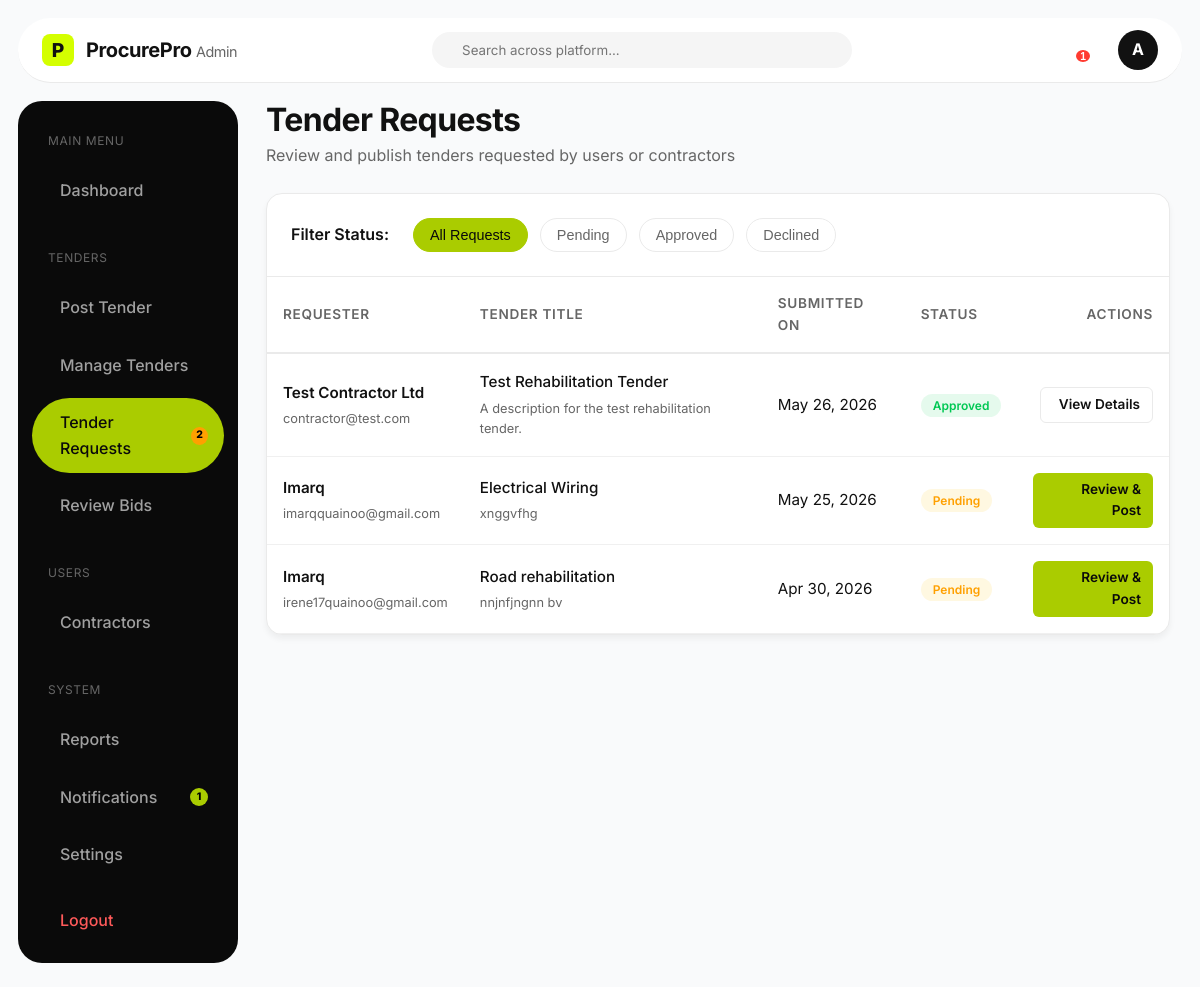
The page /admin-tender-requests/ (signed in) on the database its author committed.
### procurement/models.py (models this page shows, shortened)
class TenderRequest(models.Model):
    class Status(models.TextChoices):
        PENDING = 'PENDING', _('Pending')
        APPROVED = 'APPROVED', _('Approved')
        DECLINED = 'DECLINED', _('Declined')
    name = models.CharField(max_length=255)
    email = models.EmailField()
    tender_title = models.CharField(max_length=255)
    description = models.TextField()
    document = models.FileField(upload_to='tender_requests/', null=True, blank=True)
    created_at = models.DateTimeField(auto_now_add=True)
    is_processed = models.BooleanField(default=False)
    status = models.CharField(max_length=20, choices=Status.choices, default=Status.PENDING)

### procurement/views.py (the view)
# urls.py: path('admin-tender-requests/', views.admin_tender_requests_view, name='admin_tender_requests'),
@login_required
def admin_tender_requests_view(request):
    if not request.user.is_admin():
        return redirect('dashboard')
    requests_list = TenderRequest.objects.all().order_by('-created_at')
    context = {
        'requests': requests_list,
        'active_tab': 'tender_requests'
    }
    return render(request, 'procurement/admin_tender_requests.html', context)

### procurement/models.py (called while the page is built)
    def is_admin(self):
        return self.role == self.Role.ADMIN and (self.is_staff or self.is_superuser)

### templates/procurement/admin_tender_requests.html (shortened to what this page needs)
{% load static %}
<!DOCTYPE html>
<html lang="en">
<head>
    <link rel="stylesheet" href="{% static 'css/styles.css' %}">
</head>
<body class="dashboard-body admin-mode">
    <nav class="dash-top-nav admin-top-nav">
        <a href="{% url "home" %}" class="logo dash-logo">
            <div class="logo-icon">P</div>
            <span class="logo-text admin-logo-text">ProcurePro <span style="font-weight: 400; color: var(--text-muted); font-size: 0.9rem;">Admin</span></span>
        </a>
        <div class="dash-search admin-search">
            <input type="text" placeholder="Search across platform...">
        </div>
        <div class="dash-user-actions">
            {% include 'notif_fragment.html' %}
            <a href="{% url 'settings' %}" class="user-avatar" style="text-decoration: none; display: flex; align-items: center; justify-content: center; background-color: var(--dark-bg); color: white;">A</a>
        </div>
    </nav>
    <div class="dash-layout">
        <aside class="dash-sidebar admin-sidebar">
            <div class="dash-nav">
                <p style="color: var(--text-muted); font-size: 0.75rem; text-transform: uppercase; letter-spacing: 0.05em; margin: 12px 16px 8px;">Main Menu</p>
                <a href="{% url 'admin_dashboard' %}" class="dash-nav-item admin-nav-item">
                    <span>Dashboard</span>
                </a>
                <p style="color: var(--text-muted); font-size: 0.75rem; text-transform: uppercase; letter-spacing: 0.05em; margin: 24px 16px 8px;">Tenders</p>
                <a href="{% url 'admin_post_tender' %}" class="dash-nav-item admin-nav-item">
                    <span>Post Tender</span>
                </a>
                <a href="{% url 'admin_manage_tenders' %}" class="dash-nav-item admin-nav-item">
                    <span>Manage Tenders</span>
                </a>
                <a href="{% url 'admin_tender_requests' %}" class="dash-nav-item admin-nav-item active">
                    <span>Tender Requests</span>
                    {% if pending_requests_count > 0 %}
                    <span style="background: #FFA000; color: #000; border-radius: 50%; width: 18px; height: 18px; font-size: 0.65rem; display: flex; align-items: center; justify-content: center; margin-left: auto; font-weight: 800;">{{ pending_requests_count }}</span>
                    {% endif %}
                </a>
                <a href="{% url 'admin_review_bids' %}" class="dash-nav-item admin-nav-item">
                    <span>Review Bids</span>
                </a>
                <p style="color: var(--text-muted); font-size: 0.75rem; text-transform: uppercase; letter-spacing: 0.05em; margin: 24px 16px 8px;">Users</p>
                <a href="{% url 'admin_contractors' %}" class="dash-nav-item admin-nav-item">
                    <span>Contractors</span>
                </a>
                <p style="color: var(--text-muted); font-size: 0.75rem; text-transform: uppercase; letter-spacing: 0.05em; margin: 24px 16px 8px;">System</p>
                <a href="{% url 'admin_reports' %}" class="dash-nav-item admin-nav-item">
                    <span>Reports</span>
                </a>
                <a href="#" class="dash-nav-item admin-nav-item sidebar-notif-trigger">
                    <span>Notifications</span>
                    {% if unread_notifications_count > 0 %}
                    <span style="background: #AACC00; color: #000; border-radius: 50%; width: 18px; height: 18px; font-size: 0.65rem; display: flex; align-items: center; justify-content: center; margin-left: auto; font-weight: 800;">{{ unread_notifications_count }}</span>
                    {% endif %}
                </a>
                <a href="{% url 'settings' %}" class="dash-nav-item admin-nav-item">
                    <span>Settings</span>
                </a>
            </div>
            <div class="dash-nav mt-4">
                <a href="{% url 'logout' %}" class="dash-nav-item logout">
                    <span>Logout</span>
                </a>
            </div>
        </aside>
        <main class="dash-main">
            <div class="dash-header">
                <h1 style="color: var(--text-main);">Tender Requests</h1>
                <p>Review and publish tenders requested by users or contractors</p>
            </div>
            <div class="content-card" style="padding: 0; overflow: hidden;">
                <div style="padding: 24px; border-bottom: 1px solid #EAEAEA; display: flex; gap: 12px; align-items: center; flex-wrap: wrap;">
                    <span style="font-weight: 600; color: var(--text-main); margin-right: 12px;">Filter Status:</span>
                    <button class="tab-btn active" data-filter="all">All Requests</button>
                    <button class="tab-btn" data-filter="pending">Pending</button>
                    <button class="tab-btn" data-filter="approved">Approved</button>
                    <button class="tab-btn" data-filter="declined">Declined</button>
                </div>
                <div style="overflow-x: auto;">
                    <table class="admin-table">
                        <thead>
                            <tr>
                                <th>Requester</th>
                                <th>Tender Title</th>
                                <th>Submitted On</th>
                                <th>Status</th>
                                <th style="text-align: right;">Actions</th>
                            </tr>
                        </thead>
                        <tbody id="requests-tbody">
                            {% for req in requests %}
                            <tr class="request-row" data-status="{{ req.status|lower }}">
                                <td>
                                    <div style="font-weight: 600; color: var(--text-main);">{{ req.name }}</div>
                                    <div style="font-size: 0.8rem; color: var(--text-muted); margin-top: 4px;">{{ req.email }}</div>
                                </td>
                                <td>
                                    <div style="font-weight: 500; color: var(--text-main);">{{ req.tender_title }}</div>
                                    <div style="font-size: 0.8rem; color: var(--text-muted); margin-top: 4px;">{{ req.description|truncatechars:60 }}</div>
                                </td>
                                <td>{{ req.created_at|date:"M d, Y" }}</td>
                                <td>
                                    {% if req.status == 'PENDING' %}
                                    <span class="badge-outline" style="color: #FFA000; border-color: #FFE082; background-color: #FFF8E1;">Pending</span>
                                    {% elif req.status == 'APPROVED' %}
                                    <span class="badge-outline badge-outline-green">Approved</span>
                                    {% else %}
                                    <span class="badge-outline" style="color: #D32F2F; border-color: #FFCDD2; background-color: #FFEBEE;">Declined</span>
                                    {% endif %}
                                </td>
                                <td style="text-align: right;">
                                    {% if req.status == 'PENDING' %}
                                    <a href="{% url 'admin_review_request' req.id %}" class="action-btn-sm action-btn-primary">
                                         Review & Post
                                    </a>
                                    {% else %}
                                    <a href="{% url 'admin_review_request' req.id %}" class="action-btn-sm action-btn-outline">
                                         View Details
                                    </a>
                                    {% endif %}
                                </td>
                            </tr>
                            {% endfor %}
                        </tbody>
                    </table>
                </div>
            </div>
        </main>
    </div>
</body>
</html>

### static/css/styles.css (style rules this page uses)
:root { --primary-color: #D4FF00; --primary-color-hover: #c4ec00; --dark-bg: #111111; --dark-card-bg: #1A1A1A; --dark-card-border: #2A2A2A; --light-bg: #FFFFFF; --body-bg: #FAFAFA; --text-main: #111111; --text-muted: #666666; --text-light: #FFFFFF; --text-light-muted: #A0A0A0; --font-family: 'Inter', sans-serif; --shadow-sm: 0 4px 6px rgba(0, 0, 0, 0.05); --shadow-md: 0 10px 20px rgba(0, 0, 0, 0.08); --shadow-lg: 0 20px 40px rgba(0, 0, 0, 0.12); --shadow-neon: 0 0 20px rgba(212, 255, 0, 0.2); --radius-sm: 8px; --radius-md: 12px; --radius-lg: 16px; --radius-xl: 24px; --radius-pill: 100px; }
* { margin: 0; padding: 0; box-sizing: border-box; }
body { font-family: var(--font-family); background-color: var(--body-bg); color: var(--text-main); line-height: 1.6; overflow-x: hidden; }
a { text-decoration: none; color: inherit; transition: all 0.3s ease; }
h1, h2, h3, h4, h5, h6 { font-weight: 700; line-height: 1.2; letter-spacing: -0.02em; }
.logo { display: flex; align-items: center; gap: 12px; }
.logo-icon { width: 32px; height: 32px; background-color: var(--primary-color); color: var(--dark-bg); border-radius: 8px; display: flex; align-items: center; justify-content: center; font-weight: 800; font-size: 1.2rem; }
.logo-text { font-weight: 700; font-size: 1.25rem; letter-spacing: -0.02em; }
.dashboard-body { background-color: var(--body-bg); padding: 18px 18px 24px; min-height: 100vh; overflow: visible; display: flex; flex-direction: column; gap: 18px; }
.dash-top-nav { background-color: var(--dark-bg); border-radius: var(--radius-pill); padding: 12px 24px; display: flex; justify-content: space-between; align-items: center; color: var(--text-light); box-shadow: var(--shadow-md); position: relative; z-index: 1000; }
.dash-logo { display: flex; align-items: center; gap: 12px; }
.dash-search { background-color: #1A1A1A; border-radius: var(--radius-pill); padding: 10px 18px; display: flex; align-items: center; gap: 12px; width: 100%; max-width: 420px; }
.dash-search input { background: transparent; border: none; outline: none; color: var(--text-light); width: 100%; font-family: var(--font-family); }
.dash-user-actions { display: flex; align-items: center; gap: 20px; }
.user-avatar { width: 40px; height: 40px; border-radius: 50%; background-color: var(--primary-color); color: var(--dark-bg); display: flex; align-items: center; justify-content: center; font-weight: 700; }
.dash-layout { display: flex; gap: 16px; flex: 1; overflow: hidden; align-items: flex-start; }
.dash-sidebar { background-color: var(--dark-bg); border-radius: var(--radius-xl); width: 220px; min-width: 220px; padding: 18px 14px; display: flex; flex-direction: column; justify-content: space-between; color: var(--text-light); }
.dash-nav { display: flex; flex-direction: column; gap: 8px; }
.dash-nav-item { display: flex; align-items: center; gap: 12px; padding: 12px 16px; border-radius: var(--radius-pill); color: var(--text-light-muted); font-weight: 500; transition: all 0.3s ease; }
.dash-nav-item.active { background-color: var(--primary-color); color: var(--dark-bg); }
.dash-nav-item.logout { color: #FF5A5A; }
.dash-main { flex: 1; overflow-y: auto; padding: 0 12px 22px; min-width: 0; }
.dash-header { margin-bottom: 24px; }
.dash-header h1 { font-size: 2rem; margin-bottom: 4px; }
.dash-header p { color: var(--text-muted); }
.badge-outline { padding: 4px 12px; border-radius: var(--radius-pill); font-size: 0.75rem; font-weight: 600; }
.badge-outline-green { background-color: rgba(0, 200, 83, 0.1); color: #00C853; }
.mt-4 { margin-top: 16px; }
.content-card { background-color: var(--light-bg); border: 1px solid #EAEAEA; border-radius: var(--radius-lg); padding: 20px; box-shadow: var(--shadow-sm); margin-bottom: 20px; }

### rows shown on the page
TenderRequest: name "Test Contractor Ltd", email "contractor@test.com", tender_title "Test Rehabilitation Tender", description "A description for the test rehabilitation tender.", created_at "May 26, 2026", status "Approved"
TenderRequest: name "Imarq", email "imarqquainoo@gmail.com", tender_title "Electrical Wiring", description "xnggvfhg", created_at "May 25, 2026", status "Pending"
TenderRequest: name "Imarq", email "irene17quainoo@gmail.com", tender_title "Road rehabilitation", description "nnjnfjngnn bv", created_at "Apr 30, 2026", status "Pending"

### other values the page prints
{{ unread_notifications_count }} "1"
{{ pending_requests_count }} "2"
